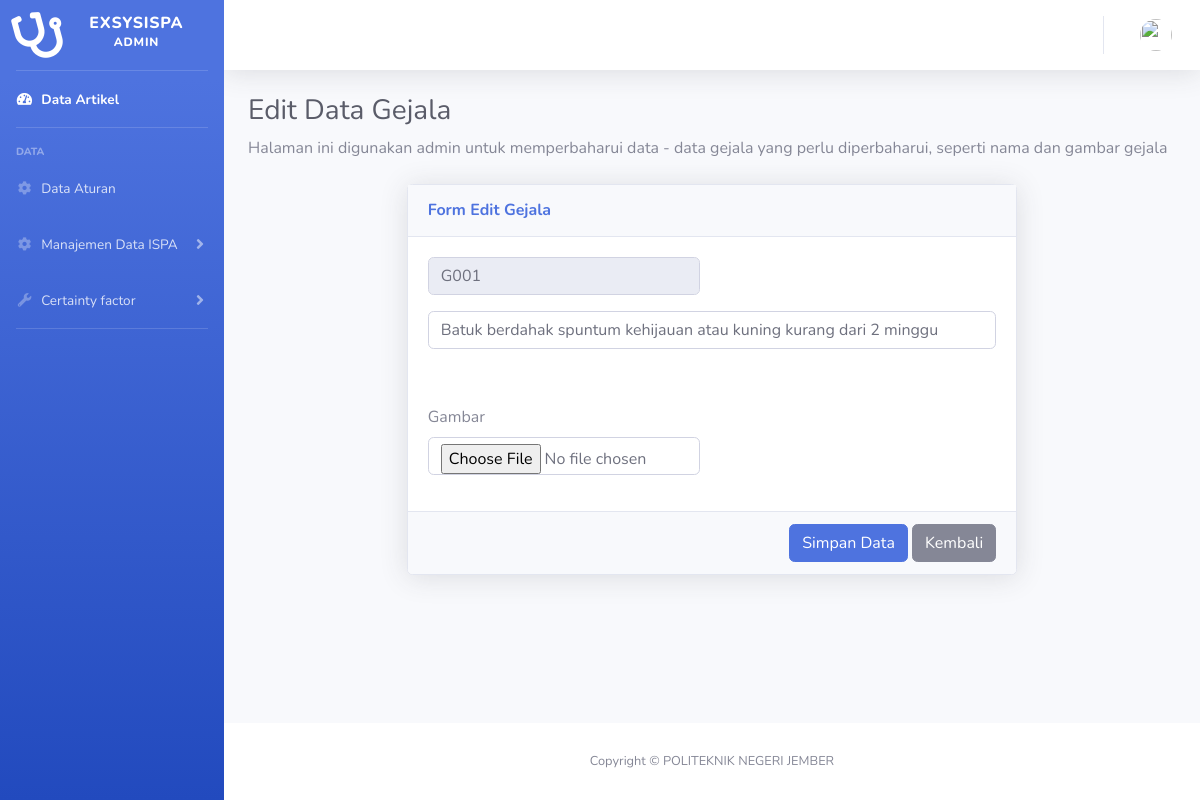
Page /edit-gejala/2 on the earlier database version.
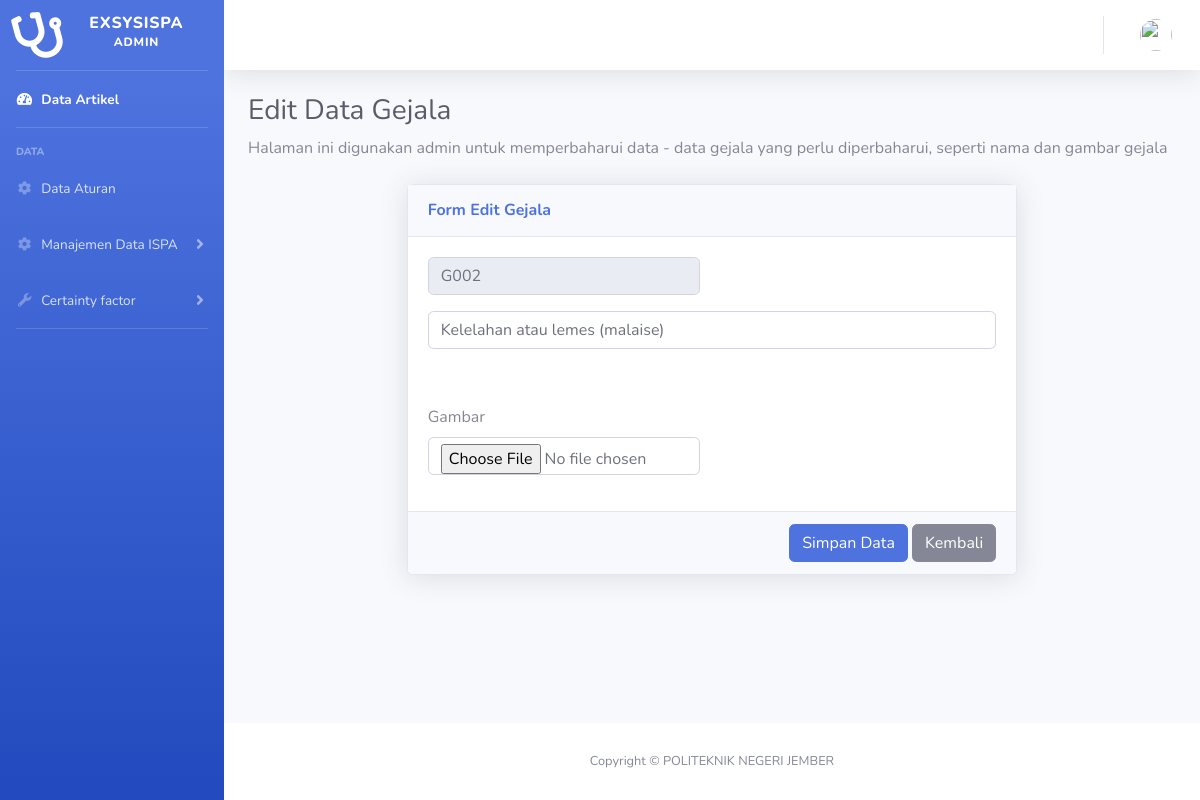
Same page on the later database version.
### tables this page shows
CREATE TABLE `tb_gejala` (
  `id_gejala` int(11) NOT NULL,
  `kode_gejala` varchar(10) NOT NULL,
  `nama_gejala` varchar(100) NOT NULL,
  `image_gejala` varchar(128) NOT NULL,
  `gejala_inputdate` timestamp NOT NULL DEFAULT current_timestamp() ON UPDATE current_timestamp()
);

### application/controllers/backend/Gejala.php (called while the page is built, shortened)
<?php
class Gejala extends CI_Controller {
public function __construct()
    {
         $this->load->model('gejala_model');
         $this->load->library('form_validation');
         $this->load->library('upload');
}
    public function update($id_gejala)
    {
        $where = array('id_gejala' => $id_gejala);
        $gejala = $this->gejala_model->getById($where);
        $data['is_active'] = 'gjl';
        $data['title'] = "Edit Detail Gejala | Expert System Buah Naga";
        $data['judulHalaman'] = "Edit Data Gejala";
        $data['detailHalaman'] = "Halaman ini digunakan admin untuk memperbaharui data - data gejala yang perlu diperbaharui, seperti nama dan gambar gejala";
        $data['cardHeader'] = 'Form Edit Gejala';
        $data['user'] = $this->db->get_where('tb_user', ['user_email' => $this->session->userdata('email')])->row_array();
        $data['gejaladata'] = $gejala;
        $this->form_validation->set_rules('nama_gj', 'Gejala', 'required|trim', [
            'required' => 'Gejala tidak boleh kosong!'
        ]);
        if ($this->form_validation->run() == FALSE) {
            $this->load->view('backend/_partials/header', $data);
            $this->load->view('backend/_partials/sidebar', $data);
            $this->load->view('backend/_partials/topbar', $data);
            $this->load->view('backend/data/gejala/edit-gejala', $data);
            $this->load->view('backend/_partials/footer');
        }
    }
}

### index.php (called while the page is built, shortened)
<?php
require_once BASEPATH.'core/CodeIgniter.php';

### application/models/Gejala_model.php (called while the page is built, shortened)
<?php
class Gejala_model extends CI_Model
{
    private $_table = 'tb_gejala';
    public function getById($id)
    {
        return $this->db->get_where($this->_table, $id)->row_array();
    }
}

### application/views/backend/data/gejala/edit-gejala.php (the view, shortened to what this page needs)
<div class="container-fluid">
    <h1 class="h3 mb-2 text-gray-800"><?= $judulHalaman ?></h1>
    <p class="mb-4"><?= $detailHalaman ?></p>
    <div class="row justify-content-center">
        <div class="col-md-8">
            <div class="card shadow mb-4">
                <form action="<?= base_url('edit-gejala/' . $gejaladata['id_gejala']) ?>" method="post" enctype="multipart/form-data">
                    <div class="card-header py-3">
                        <h6 class="m-0 font-weight-bold text-primary"><?= $cardHeader ?></h6>
                    </div>
                    <div class="card-body">
                        <div class="form-group row">
                            <div class="col-sm-6 mb-3 mb-sm-0">
                                <input type="text" class="form-control form-control-user" name="kd" id="kd" readonly value="<?= $gejaladata['kode_gejala'] ?>">
                            </div>
                        </div>
                        <div class="form-group row">
                            <div class="col mb-3 mb-sm-0">
                                <input type="text" class="form-control form-control-user" name="nama_gj" id="nama_gj" value="<?= $gejaladata['nama_gejala'] ?>"><?= form_error('nama_hp', '<small class="text-danger pl-3">', '</small>') ?>
                            </div>
                        </div>
                        <div class="form-group row">
                            <div class="col-sm-6">
                                <label for="image">Gambar</label>
                                <input type="file" accept="image/*" class="form-control form-control-user" name="image" id="image">
                            </div>
                        </div>
                    </div>
                    <div class="card-footer">
                        <div class="text-right">
                            <button class="btn btn-primary" type="submit">Simpan Data</button>
                            <a href="javascript:window.history.go(-1);" class="btn btn-secondary btn-user">Kembali</a>
                        </div>
                    </div>
                </form>
            </div>
        </div>
    </div>
</div>
</div>

Differences in the rows shown:
changed tb_gejala: kd "G001" → "G002"; nama_gj "Batuk berdahak spuntum kehijauan atau kuning kurang dari 2 minggu" → "Kelelahan atau lemes (malaise)"
